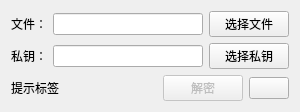
<?xml version="1.0" encoding="UTF-8"?>
<ui version="4.0">
 <class>Form</class>
 <widget class="QWidget" name="Form">
  <property name="geometry">
   <rect>
    <x>0</x>
    <y>0</y>
    <width>300</width>
    <height>102</height>
   </rect>
  </property>
  <property name="maximumSize">
   <size>
    <width>300</width>
    <height>16777215</height>
   </size>
  </property>
  <property name="windowTitle">
   <string>文件解密</string>
  </property>
  <layout class="QGridLayout" name="gridLayout_2" columnstretch="1,0,0" columnminimumwidth="1,0,0">
   <item row="0" column="0" colspan="3">
    <layout class="QGridLayout" name="gridLayout">
     <item row="0" column="0">
      <widget class="QLabel" name="label_4">
       <property name="text">
        <string>文件：</string>
       </property>
      </widget>
     </item>
     <item row="0" column="1">
      <widget class="QLineEdit" name="encrypt_file_le"/>
     </item>
     <item row="0" column="2">
      <widget class="QPushButton" name="encrypt_file_btn">
       <property name="text">
        <string>选择文件</string>
       </property>
      </widget>
     </item>
     <item row="1" column="0">
      <widget class="QLabel" name="label_3">
       <property name="text">
        <string>私钥：</string>
       </property>
      </widget>
     </item>
     <item row="1" column="1">
      <widget class="QLineEdit" name="prikey_le"/>
     </item>
     <item row="1" column="2">
      <widget class="QPushButton" name="prikey_btn">
       <property name="text">
        <string>选择私钥</string>
       </property>
      </widget>
     </item>
    </layout>
   </item>
   <item row="1" column="0">
    <widget class="QLabel" name="tip_lb">
     <property name="text">
      <string>提示标签</string>
     </property>
    </widget>
   </item>
   <item row="1" column="1">
    <widget class="QPushButton" name="decrypt_btn">
     <property name="enabled">
      <bool>false</bool>
     </property>
     <property name="text">
      <string>解密</string>
     </property>
    </widget>
   </item>
   <item row="1" column="2">
    <widget class="QPushButton" name="path_btn">
     <property name="toolTip">
      <string>打开解密文件目录</string>
     </property>
     <property name="text">
      <string/>
     </property>
     <property name="icon">
      <iconset resource="../../mmx_img.qrc">
       <normaloff>:/btn/resource/img/open folder yellow.ico</normaloff>:/btn/resource/img/open folder yellow.ico</iconset>
     </property>
    </widget>
   </item>
  </layout>
 </widget>
 <resources>
  <include location="../../mmx_img.qrc"/>
 </resources>
 <connections/>
</ui>
